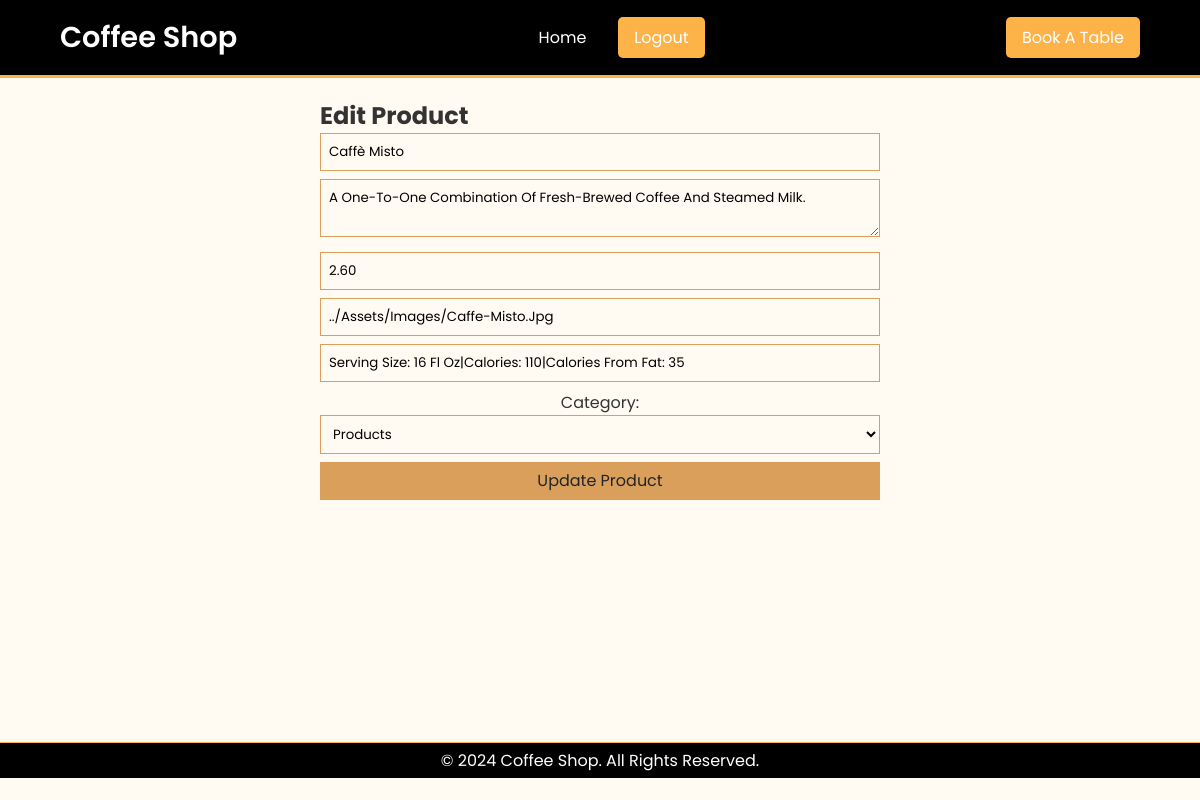
The app's page /Admin/edit_product.php?id=2 (signed in) with its own data.
### tables this page shows
CREATE TABLE `products` (
  `id` int(11) NOT NULL AUTO_INCREMENT,
  `name` varchar(255) NOT NULL,
  `description` text NOT NULL,
  `image` varchar(255) NOT NULL,
  `price` decimal(10,2) NOT NULL,
  `nutrition` varchar(255) NOT NULL,
  `category` enum('Menu','Products') NOT NULL DEFAULT 'Products',
  PRIMARY KEY (`id`)
);

### Admin/edit_product.php (the view, shortened to what this page needs)
<?php
require_once '../assets/db_connect.php';
$id = filter_input(INPUT_GET, 'id', FILTER_SANITIZE_NUMBER_INT);
$stmt = $pdo->prepare("SELECT * FROM products WHERE id = ?");
$stmt->execute([$id]);
$product = $stmt->fetch();
$homeLink = 'admin.php';
$authLinkText = 'Logout';
$authLinkHref = '../Logout/index.php';
?>
<!DOCTYPE html>
<html lang="en">
<head>
    <link rel="stylesheet" href="../assets/css/styles.css" />
    <link rel="stylesheet" href="https://cdnjs.cloudflare.com/ajax/libs/font-awesome/6.0.0-beta3/css/all.min.css" />
</head>
<body>
    <header class="header">
        <div class="logo">Coffee Shop</div>
        <nav class="navbar">
            <a href="<?php echo $homeLink; ?>">Home</a>
            <a href="<?php echo $authLinkHref; ?>" class="btn"><?php echo $authLinkText; ?></a>
        </nav>
        <a href="../Book/index.php" class="btn">Book a Table</a>
    </header>
    <section>
        <div class="edit-container">
            <h1>Edit Product</h1>
            <form method="POST" class="form">
                <div class="form-group">
                    <input type="text" name="name" class="input" placeholder="Product Name" value="<?php echo htmlspecialchars($product['name'] ?? ''); ?>" required />
                </div>
                <div class="form-group">
                    <textarea name="description" class="input" placeholder="Description" required><?php echo htmlspecialchars($product['description'] ?? ''); ?></textarea>
                </div>
                <div class="form-group">
                    <input type="number" name="price" class="input" placeholder="Price" step="0.01" value="<?php echo htmlspecialchars($product['price'] ?? ''); ?>" required />
                </div>
                <div class="form-group">
                    <input type="text" name="image" class="input" placeholder="Image Path" value="<?php echo htmlspecialchars($product['image'] ?? ''); ?>" required />
                </div>
                <div class="form-group">
                    <input type="text" name="nutrition" class="input" placeholder="Nutrition Info" value="<?php echo htmlspecialchars($product['nutrition'] ?? ''); ?>" required />
                </div>
                <div class="form-group">
                    <label for="category">Category:</label>
                    <select name="category" class="input" required>
                        <option value="Products" <?php echo ($product['category'] ?? '') === 'Products' ? 'selected' : ''; ?>>Products</option>
                    </select>
                </div>
                <div>
                    <button type="submit" class="btn-form">Update Product</button>
                </div>
            </form>
        </div>
    </section>
    <footer class="footer">
        <p>© 2024 Coffee Shop. All rights reserved.</p>
    </footer>
</body>
</html>

### assets/css/styles.css (style rules this page uses)
* { font-family: "Poppins", sans-serif; margin: 0; box-sizing: border-box; outline: none; border: none; text-decoration: none; text-transform: capitalize; transition: all 0.2s linear; }
body { background-color: #fffbf2; color: #333; overflow-x: hidden; scroll-padding-top: 7rem; scroll-behavior: smooth; }
.header { display: flex; justify-content: space-between; align-items: center; background-color: #000000; color: #fff; padding: 1rem 5%; border-bottom: 3px solid #fdb347; }
.logo { font-size: 1.8rem; font-weight: 600; }
.navbar { display: flex; align-items: center; }
.navbar a { color: #fff; margin: 0 1rem; font-size: 1rem; text-decoration: none; }
.btn { background-color: #fdb347; color: #fff; padding: 0.5rem 1rem; cursor: pointer; font-size: 1rem; text-decoration: none; border-radius: 5px; }
section { box-sizing: border-box; min-height: fit-content; height: 83vh; }
.form { margin-bottom: 3rem; }
.form-group { margin-bottom: 0.5rem; text-align: center; }
.input { border: #da9f5b 0.5px solid; background-color: transparent; padding: 0.5rem; color: #000000; width: 100%; }
.input option { color: #171717; }
.btn-form { cursor: pointer; padding-bottom: 1rem; padding-top: 1rem; width: 100%; border: 1px solid transparent; padding: 0.375rem 0.75rem; font-size: 1rem; line-height: 1.5; border-radius: 0; text-align: center; vertical-align: middle; color: #212529; background-color: #da9f5b; }
.footer { background-color: #000000; color: #fff; text-align: center; padding: 5px; border-top: 0.5px solid #fdb347; }

### Admin/edit_product.php (style rules this page uses)
.edit-container { max-width: 600px; margin: 0 auto; padding: 20px; }

### records on screen
products: name "Caffè Misto", description "A one-to-one combination of fresh-brewed coffee and steamed milk.", price "2.60", image "../assets/images/caffe-misto.jpg", nutrition "Serving Size: 16 fl oz|Calories: 110|Calories from Fat: 35", category "Products"

### other values on screen
$authLinkText "Logout"
